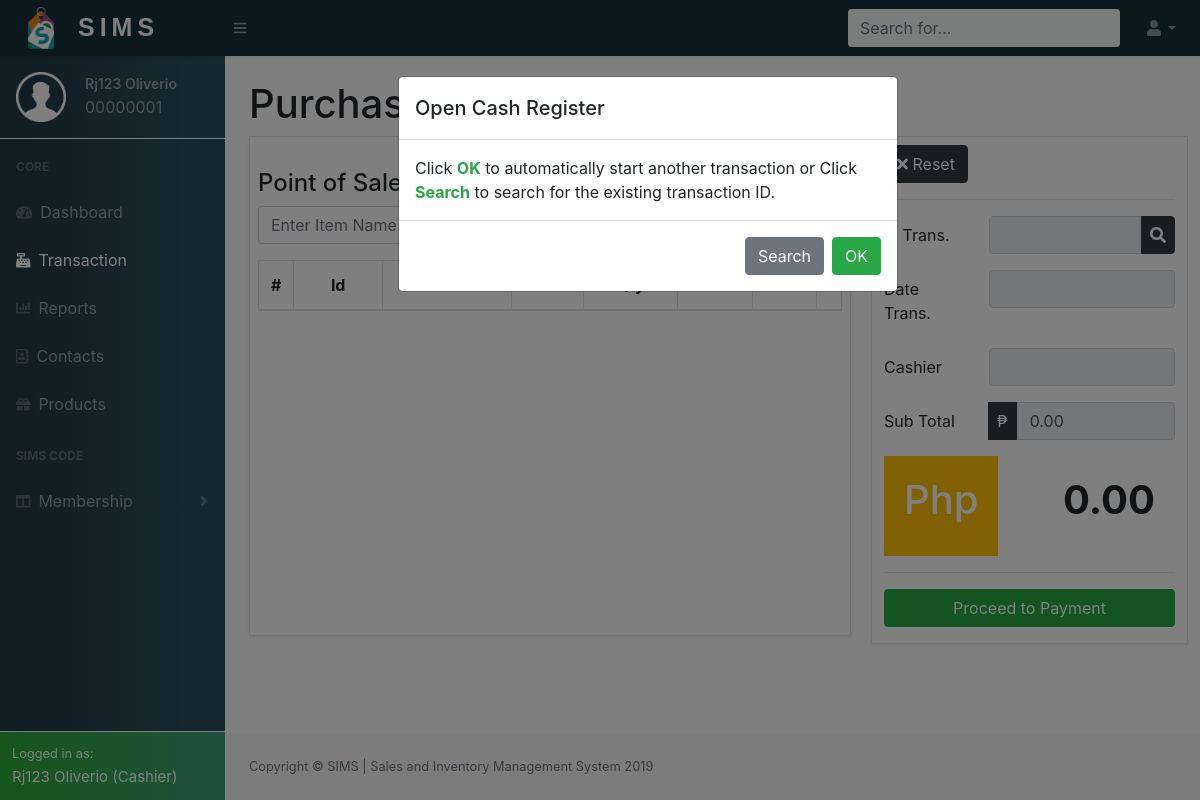
Screenshot of /project/php/purchase.php (signed in) with the database file from the repository.
### tables this page shows
CREATE TABLE `employee_accounts` (
  `Employee_id` int(8) UNSIGNED ZEROFILL NOT NULL,
  `Person_id` int(8) NOT NULL,
  `Password` varchar(255) NOT NULL
);

CREATE TABLE `person_info` (
  `Person_id` int(8) NOT NULL,
  `Fname` varchar(255) NOT NULL,
  `Lname` varchar(255) NOT NULL,
  `Email` varchar(255) NOT NULL,
  `Image` varchar(255) NOT NULL DEFAULT 'user.png',
  `Contact_no` varchar(15) NOT NULL,
  `Address` varchar(255) NOT NULL,
  `Age` int(3) DEFAULT NULL,
  `Gender` enum('Male','Female') DEFAULT NULL,
  `Date_added` datetime NOT NULL DEFAULT current_timestamp(),
  `Person_type` enum('Cashier','Manager','Supplier','Customer') NOT NULL
);

### project/php/dbconnect.php (called while the page is built, shortened)
<?php
    function runQuery($conn,$str){
        $res=mysqli_query($conn,$str);
        return $res;
    }
?>

### project/php/purchase.php (the view, shortened to what this page needs)
<?php
    include_once('dbconnect.php');
    if(isset($_SESSION['empid'])){
        $res=runQuery($conn,"SELECT * FROM employee_accounts INNER JOIN person_info ON employee_accounts.Person_id=person_info.Person_id WHERE employee_accounts.Employee_id='{$_SESSION['empid']}'");
        $res=mysqli_fetch_array($res);
    }else{
        header("Location: ../index.php");
    }
?>
<!DOCTYPE html>
<html lang="en">
<head>
    <link href="../css/styles.css" rel="stylesheet" />
    <link href="https://cdn.datatables.net/1.10.20/css/dataTables.bootstrap4.min.css" rel="stylesheet" />
    <link rel="stylesheet" href="https://cdnjs.cloudflare.com/ajax/libs/easy-autocomplete/1.3.5/easy-autocomplete.css" />
</head>
<body class="sb-nav-fixed">
    <?php
       include('header.php');
    ?>
        <div id="layoutSidenav_content">
            <main>
                <div class="container-fluid">
                <div class="modal fade m-5" id="exampleModal" tabindex="-1" role="dialog" aria-labelledby="exampleModalLabel" aria-hidden="true">
                    <div class="modal-dialog" role="document">
                        <div class="modal-content">
                            <div class="modal-header">
                                <h5 class="modal-title" id="exampleModalLabel">Open Cash Register</h5>
                            </div>
                            <div class="modal-body">
                                Click <span class="text-success font-weight-bold">OK</span> to automatically start another transaction
                                or Click <span class="text-success font-weight-bold">Search</span> to search for the existing transaction ID.
                            </div>
                            <div class="modal-footer">
                                <a type="button" class="btn btn-secondary text-white" data-dismiss="modal">Search</a>
                                <button type="button" id="loadtransaction" class="btn btn-success" data-dismiss="modal">OK</button>
                            </div>
                        </div>
                    </div>
                </div>
                    <h1 class="mt-4">Purchase</h1>
                    <div class="row mb-3">
                        <div class="col-xl mr-2">
                            <div class="p-2 border border-gray purchasearea shadow-sm ">
                                <h4 class="mt-4"> Point of Sale </h4>
                                <form
                                    class="d-none w-100 d-md-inline-block form-inline ml-auto mr-0 mr-md-3 my-2 my-md-0">
                                    <div class="input-group">
                                    </div>
                                </form>
                                <div class="table-wrapper-scroll-y my-custom-scrollbar">
                                    <table class="table table-bordered mb-4 mt-3 ordertable table-striped" id="table" width="100%" cellspacing="0">
                                        <thead>
                                            <tr class="text-center">
                                                <th width="5%">#</th>
                                                <th width="20%">Id</th>
                                                <th width="29%">Item</th>
                                                <th width="13%">Price</th>
                                                <th width="20%">Qty</th>
                                                <th width="6%">Disc%</th>
                                                <th width="13%">Total</th>
                                            </tr>
                                        </thead>
                                    </table>
                                </div>
                            </div>
                        </div>
                        <div class="col-xl-4 border border-gray shadow-sm">
                            <button type="button" class="btn btn-dark mt-2" id="reset"><i class="fas fa-times"></i> Reset</button>
                            <hr>
                            <div class="form-group row">
                                <label for="id_trans" class="col-sm-4 col-form-label">Id Trans.</label>
                                <div class="col-sm-8 input input-group">
                                    <input type="text" class="form-control" id="id_trans" placeholder="" readonly>
                                    <div class="input-group-append">
                                        <button class="btn btn-dark pr-2 pl-2 pt-0 pb-0" id="clickidsearch" type="button" data-toggle="modal" data-target="#idsearch"><i class="fa fa-search"></i></button>
                                    </div>
                                </div>
                            </div>
                            <div class="form-group row">
                                <label for="date_trans" class="col-sm-4 col-form-label">Date Trans.</label>
                                <div class="col-sm-8">
                                    <input type="text" class="form-control" id="date_trans" placeholder="" readonly>
                                </div>
                            </div>
                            <div class="form-group row">
                                <label for="cashier" class="col-sm-4 col-form-label">Cashier</label>
                                <div class="col-sm-8">
                                    <input type="text" class="form-control" id="cashier" placeholder="" readonly>
                                </div>
                            </div>
                            <div class="form-group row">
                                <label for="subtotal" class="col-sm-4 col-form-label">Sub Total</label>
                                <div class="col-sm-8 input-group">
                                    <div class="input-group-append">
                                        <button class="btn btn-dark pr-2 pl-2 pt-0 pb-0" type="button">₱</button>
                                    </div>
                                    <input type="text" class="form-control" id="subtotal" placeholder="" value="0.00" readonly>
                                </div>
                            </div>
                            <div class="card border-0">
                                <div class="row ">
                                    <div class="col">
                                        <div class="card-body float-left text-white bg-warning">
                                            <h1 class="card-title">Php</h1>
                                        </div>
                                    </div>
                                    <div class="col-sm-6">
                                        <div class="card-body">
                                            <h1 class="card-title float-right font-weight-bold" id="totalamount">0.00
                                            </h1>
                                        </div>
                                    </div>
                                </div>
                            </div>
                            <hr>
                            <button type="button" class="btn btn-success w-100 mb-3 proceedpay">Proceed to Payment</button>
                        </div>
                    </div>
                </div>
            </main>
            <?php include('footer.php'); ?>
        </div>
    </div>
</body>
</html>

### project/php/header.php (shortened to what this page needs)
<nav class="sb-topnav navbar navbar-expand navbar-dark bg-light topnavcolor shadow-sm">
            <a class="navbar-brand" href="cashierdashboard.php"><img  src="../images/sims2.png" width="50" height="50"><span class="simstop ">SIMS</span></a><button class="btn btn-link btn-sm order-1 order-lg-0" id="sidebarToggle" href="#"><i class="fas fa-bars"></i></button
            >
            <form class="d-none d-md-inline-block form-inline ml-auto mr-0 mr-md-3 my-2 my-md-0">
                <div class="input-group div-wrapper">
                <input type="text" class="form-control bg-light border-0 small template-links" placeholder="Search for..." >
            </div>
            </form>
            <ul class="navbar-nav ml-auto ml-md-0">
                <li class="nav-item dropdown">
                    <a class="nav-link dropdown-toggle" id="userDropdown" href="#" role="button" data-toggle="dropdown" aria-haspopup="true" aria-expanded="false"><i class="fas fa-user fa-fw"></i></a>
                </li>
            </ul>
        </nav>
        <div id="layoutSidenav">
            <div id="layoutSidenav_nav">
                <nav class="sb-sidenav accordion sb-sidenav-dark navcolor" id="sidenavAccordion">
                    <div class="sb-sidenav-menu">
                        <div class="nav">
                            <div class="sb-nav-userinfo p-3">
                                <div class="float-left">
                                    <img src="../images/<?php echo $res['Image']; ?>" width="50" height="50">
                                </div>
                                <div class="userdetails">
                                    <p><?php echo $res['Fname']." ".$res['Lname']; ?></p>
                                    <span><?php echo $res['Employee_id']; ?></span>
                                </div>
                            </div>
                            <div class="user-divider w-100 bg-white"></div>
                            <div class="sb-sidenav-menu-heading">Core</div>
                            <a class="nav-link" href="cashierdashboard.php"
                                ><div class="sb-nav-link-icon"><i class="fas fa-tachometer-alt"></i></div>
                                Dashboard</a>
                            <a class="nav-link" href="purchase.php">
                                <div class="sb-nav-link-icon"><i class="fas fa-cash-register"></i></div>
                                Transaction
                            </a>
                            <a class="nav-link" href="reports.php">
                                <div class="sb-nav-link-icon"><i class="fas fa-chart-bar"></i></div>
                                Reports
                            </a>
                            <a class="nav-link" href="contacts.php">
                                <div class="sb-nav-link-icon"><i class="far fa-address-book"></i></div>
                                Contacts
                            </a>
                            <a class="nav-link" href="products.php">
                                <div class="sb-nav-link-icon"><i class="fas fa-gift"></i></div>
                                Products
                            </a>
                            <div class="sb-sidenav-menu-heading">SIMS Code</div>
                            <a class="nav-link collapsed" href="#" data-toggle="collapse" data-target="#collapseLayouts" aria-expanded="false" aria-controls="collapseLayouts"
                                ><div class="sb-nav-link-icon"><i class="fas fa-columns"></i></div>
                                Membership
                                <div class="sb-sidenav-collapse-arrow"><i class="fas fa-angle-down"></i></div
                            ></a>
                        </div>
                    </div>
                    <div class="sb-sidenav-footer bg-success logged border border-white border-right-0 border-bottom-0 border-left-0">
                        <div class="small text-white">Logged in as:</div>
                        <span class="text-white active-name "><?php echo $res['Fname']." ".$res['Lname']." (".$res['Person_type'].")"; ?></span>
                    </div>
                </nav>
            </div>

### project/php/purchase.php (style rules this page uses)
.my-custom-scrollbar { position: relative; height: 383px; overflow: auto; }
.table-wrapper-scroll-y { display: block; }

### rows the page displays
employee_accounts: Person.Image (placeholder picture), Person.Fname "Rj123", Person.Lname "Oliverio", Employee_id "00000001", Person.Person_type "Cashier"
